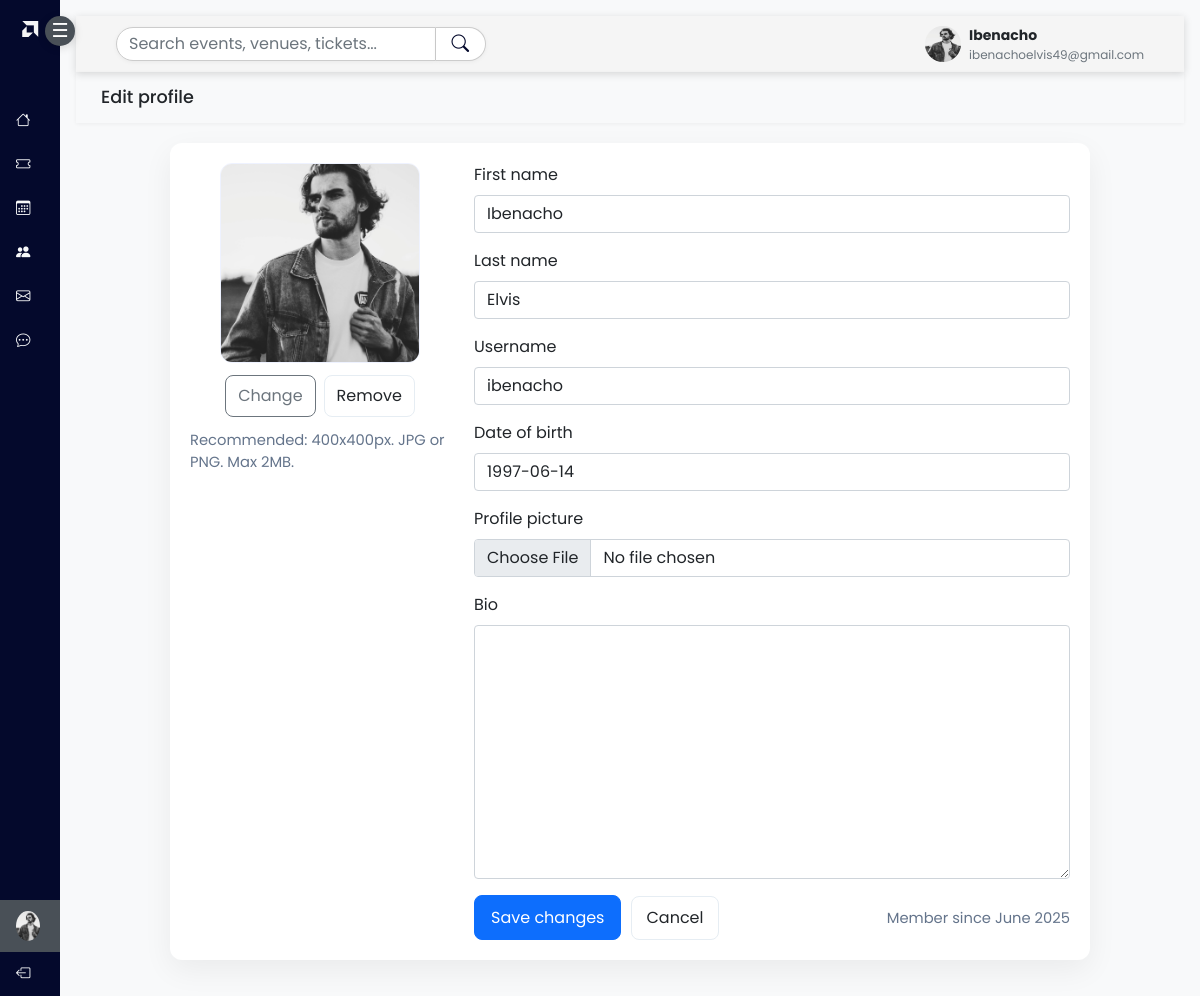
/profile/edit_profile/ibenachoelvis49@gmail.com (signed in), run on an earlier commit of the app's database.
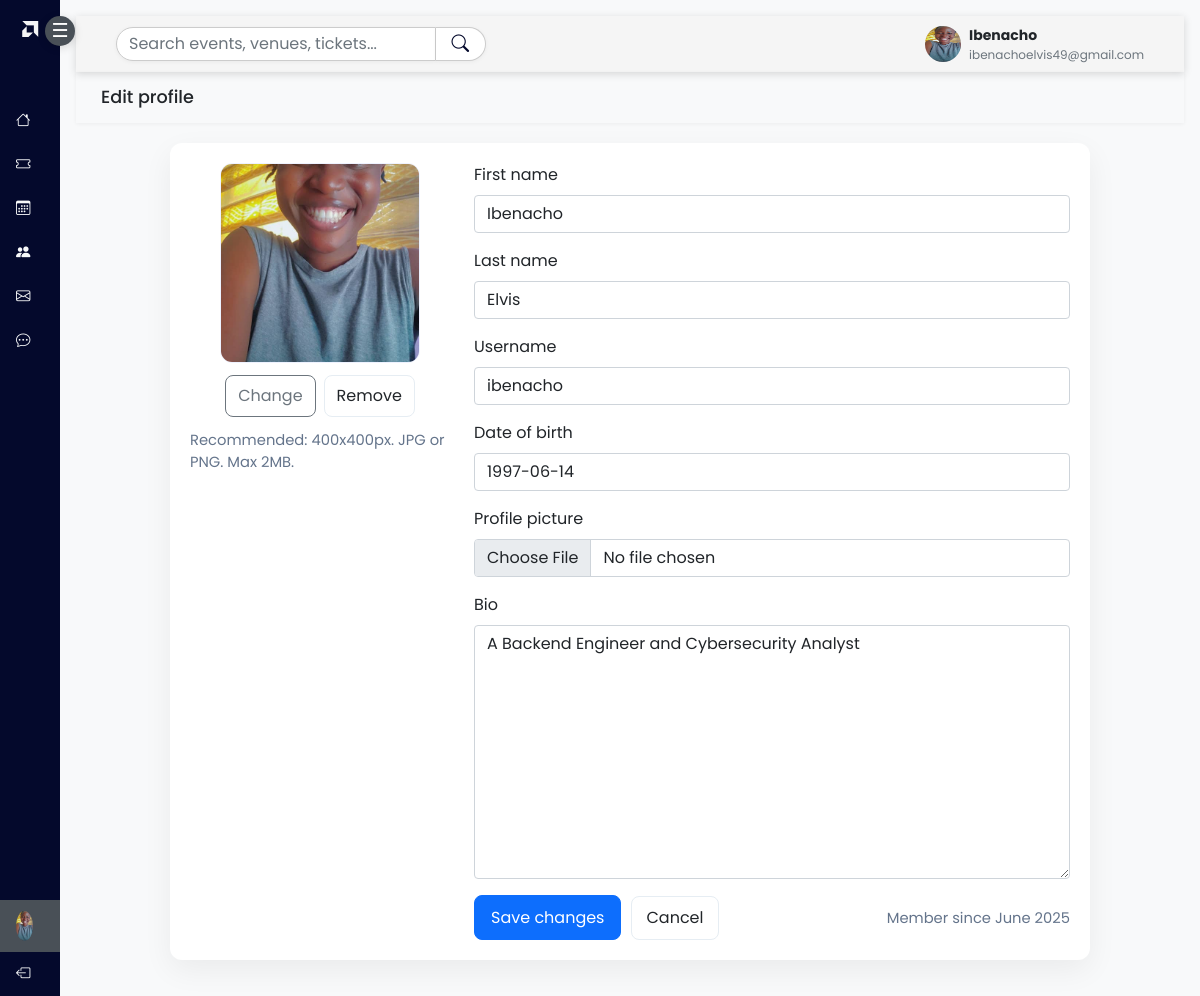
And on a later commit of the database.
### accounts/models.py (models this page shows, shortened)
class CustomUser(AbstractUser):
    ROLES = (
        ('USER', 'User'),
        ('ADMIN', 'Admin'))
    role = models.CharField(max_length=20, choices=ROLES, default='USER')
    email = models.CharField(max_length=150, unique=True, null=False, blank=False)
    username = models.CharField(max_length=100, unique=False, null=True, blank=True)
    first_name = models.CharField(max_length=150, blank=False, null=False)
    last_name = models.CharField(max_length=150, blank=False, null=False)
    USERNAME_FIELD = 'email'
    REQUIRED_FIELDS = []
    objects = UserManager()
    class Meta:
        permissions = (("can_add_user", "Can add user"),
            ("can_update_user", "Can update user"),
            ("can_delete_user", "Can delete user"),
            )

class UserProfile(models.Model):
    profile_picture = models.ImageField(upload_to='media/', blank=True, null=True)
    date_of_birth = models.DateField(blank=True, null=True)
    age = models.IntegerField(blank=True, null=True)
    user = models.OneToOneField(CustomUser, on_delete=models.CASCADE, related_name='profile')
    bio = models.TextField(max_length=500, blank=True)

### accounts/views.py (the view)
# urls.py: path('profile/edit_profile/<str:email>', views.edit_profile, name="edit_profile"),
@login_required
def edit_profile(request, email):
    user = CustomUser.objects.get(email=email)
    user_profile = UserProfile.objects.get(user=user)
    if request.method == 'POST':
        form = ProfileForm(request.POST, request.FILES)
        user_form = UserForm(request.POST)
        print(user_form)
        if form.is_valid() and user_form.is_valid():
            date_of_birth = form.cleaned_data.get('date_of_birth')
            profile_picture = form.cleaned_data.get('profile_picture')
            bio = form.cleaned_data.get('bio')
            first_name = user_form.cleaned_data.get('first_name')
            last_name = user_form.cleaned_data.get('last_name')
            username = user_form.cleaned_data.get('username')
            user_profile.date_of_birth = date_of_birth
            user_profile.profile_picture = profile_picture
            user_profile.bio = bio
            user.first_name = first_name
            user.last_name = last_name
            user.username = username
            user.save()
            user_profile.save()
            messages.success(request, "profile updated successfully..")
            return redirect('profile')
    else:
        form = ProfileForm({
            "date_of_birth":user_profile.date_of_birth,
            "profile_picture":user_profile.profile_picture,
            "bio":user_profile.bio
            })
        user_form = UserForm({
            "first_name":user.first_name,
            "last_name":user.last_name,
            "username":user.username,
        })
    return render(request, 'accounts/edit_profile.html', {"form":form, "user_form":user_form})

### accounts/forms.py
class ProfileForm(forms.ModelForm):
    class Meta:
        model = UserProfile
        fields = ['date_of_birth', 'profile_picture', 'bio']

class UserForm(forms.ModelForm):
    class Meta:
        model = CustomUser
        fields = ['first_name', 'last_name', 'username']

### accounts/templates/accounts/edit_profile.html (shortened to what the changed rows need)
{% extends 'accounts/base.html' %}
{% load static %}
{% load crispy_forms_tags %}
{% block content%}
<div class="wrapper">
  <div id="sidebar" class="text-light collapsed d-flex flex-column">
                <nav class="nav flex-column">
                  <a href="{% url 'booked_event' %}" class="nav-link text-light">
                  <a href="{% url 'chat_view' %}" class="nav-link text-light">
                  <div>
                      <a href="{% url 'profile' %}" class="nav-link active text-light">
                      {% if user.profile.profile_picture %}
                      <img src="{{ user.profile.profile_picture.url }}"  class="rounded-circle" width="30" height="30" alt="no image"/>
                      {% else %}
                      <img  src="{% static 'accounts/images/avatar.jpg' %}" class="rounded-circle" width="30" height="30"/>
                      {% endif %}
                  </a>
                  </div>
                </nav>
              </div>
  <div id="content" class="bg-light p-3">
    <div class="content_header_dash container-fluid d-flex justify-content-between align-items-center">
      <div class="profile-mini d-flex align-items-center gap-2">
          <img src="{% if user.profile.profile_picture %}{{ user.profile.profile_picture.url }}{% else %}{% static 'accounts/images/avatar.jpg' %}{% endif %}" alt="{{ user.get_full_name }}" class="rounded-circle" width="36" height="36">
          <div class="d-none d-md-block">
            <div style="font-weight:700;font-size:14px;">{{ user.first_name|default:user.username }}</div>
            <div class="text-muted" style="font-size:12px;">{{ user.email }}</div>
          </div>
        </div>
    </div>
    <div class="container">
      <div class="edit-card">
        <div class="edit-grid">
          <div class="avatar-box">
            {% if user.profile.profile_picture %}
              <img src="{{ user.profile.profile_picture.url }}" alt="avatar">
            {% else %}
              <img src="{% static 'accounts/images/avatar.jpg' %}" alt="avatar">
            {% endif %}
            <div class="avatar-actions">
              <label class="btn btn-outline-secondary" for="id_profile_picture">Change</label>
              <button class="btn btn-outline" type="button" onclick="document.getElementById('id_profile_picture').value=''">Remove</button>
            </div>
            <div class="hint">Recommended: 400x400px. JPG or PNG. Max 2MB.</div>
          </div>
          <div class="form-column">
            <form method="post" enctype="multipart/form-data">
              <div class="mb-3">{{ user_form.first_name | as_crispy_field}}</div>
              <div class="mb-3">{{ user_form.last_name | as_crispy_field}}</div>
              <div class="mb-3">{{ user_form.username | as_crispy_field}}</div>
              <div class="mb-3">{{ form.date_of_birth|as_crispy_field }}</div>
              <div class="mb-3">{{ form.profile_picture|as_crispy_field }}</div>
              <div class="mb-3">{{ form.bio|as_crispy_field }}</div>
              <div style="display:flex; gap:0.6rem; align-items:center;">
                <button type="submit" class="btn btn-primary">Save changes</button>
                <a href="{% url 'profile' %}" class="btn btn-outline">Cancel</a>
                <div class="hint" style="margin-left:auto;">Member since {{ user.date_joined|date:"F Y" }}</div>
              </div>
            </form>
          </div>
        </div>
      </div>
    </div>
  </div>
  </div>
{% endblock%}

What changed in the data, as far as the page shows it:
changed CustomUser "Ibenacho": profile.profile_picture: a different picture; profile_picture: a different picture
now on this page (row edited): UserProfile: date_of_birth "1997-06-14", bio "A Backend Engineer and Cybersecurity Analyst"
Also different on the page:
form field date_of_birth: "1997-06-14" → (not shown)
